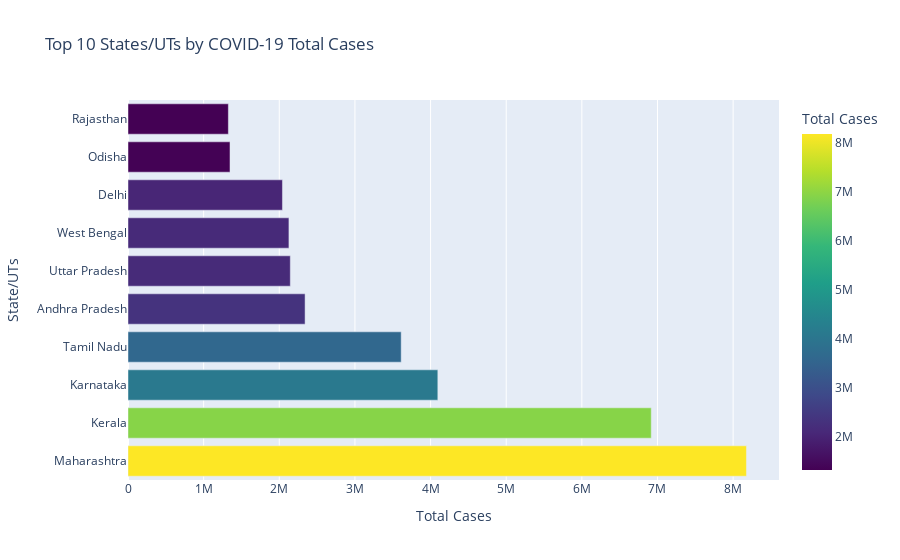

The notebook cell this image was saved under:
### Markdown cell above
This map visually represents the distribution of COVID-19 cases across different states in India, using color intensity to indicate the number of cases in each region. By examining this geographic visualization, one can quickly identify which states have been most affected and spot regional patterns or clusters. Such insights are valuable for targeting public health interventions, allocating resources efficiently, and understanding how the virus has spread spatially. This type of map also helps policymakers and health officials prioritize areas that may require additional support or preventive measures.

### Code cell
# Top 10 States by Cases - Bar Chart
fig2 = create_state_comparison_bar(statewise_status, 'Total Cases', 'COVID-19 Total Cases')
fig2.show()

### Figure 1 — Plotly figure (JSON) as saved in the notebook; plotly's stock layout.template omitted (floating-point values rounded to 4 significant figures)
{"data": [{"hovertemplate": "Total Cases=%{marker.color}<br>State/UTs=%{y}<extra></extra>", "legendgroup": "", "marker": {"color": [8176044, 6917577, 4095971, 3611584, 2341083, 2145709, 2127493, 2041816, 1348637, 1326846], "coloraxis": "coloraxis", "pattern": {"shape": ""}}, "name": "", "orientation": "h", "showlegend": false, "textposition": "auto", "type": "bar", "x": [8176044, 6917577, 4095971, 3611584, 2341083, 2145709, 2127493, 2041816, 1348637, 1326846], "xaxis": "x", "y": ["Maharashtra", "Kerala", "Karnataka", "Tamil Nadu", "Andhra Pradesh", "Uttar Pradesh", "West Bengal", "Delhi", "Odisha", "Rajasthan"], "yaxis": "y"}], "layout": {"barmode": "relative", "coloraxis": {"colorbar": {"title": {"text": "Total Cases"}}, "colorscale": [[0, "#440154"], [0.1111, "#482878"], [0.2222, "#3e4989"], [0.3333, "#31688e"], [0.4444, "#26828e"], [0.5556, "#1f9e89"], [0.6667, "#35b779"], [0.7778, "#6ece58"], [0.8889, "#b5de2b"], [1, "#fde725"]]}, "legend": {"tracegroupgap": 0}, "title": {"text": "Top 10 States/UTs by COVID-19 Total Cases"}, "xaxis": {"anchor": "y", "domain": [0, 1], "title": {"text": "Total Cases"}}, "yaxis": {"anchor": "x", "domain": [0, 1], "title": {"text": "State/UTs"}}}}
